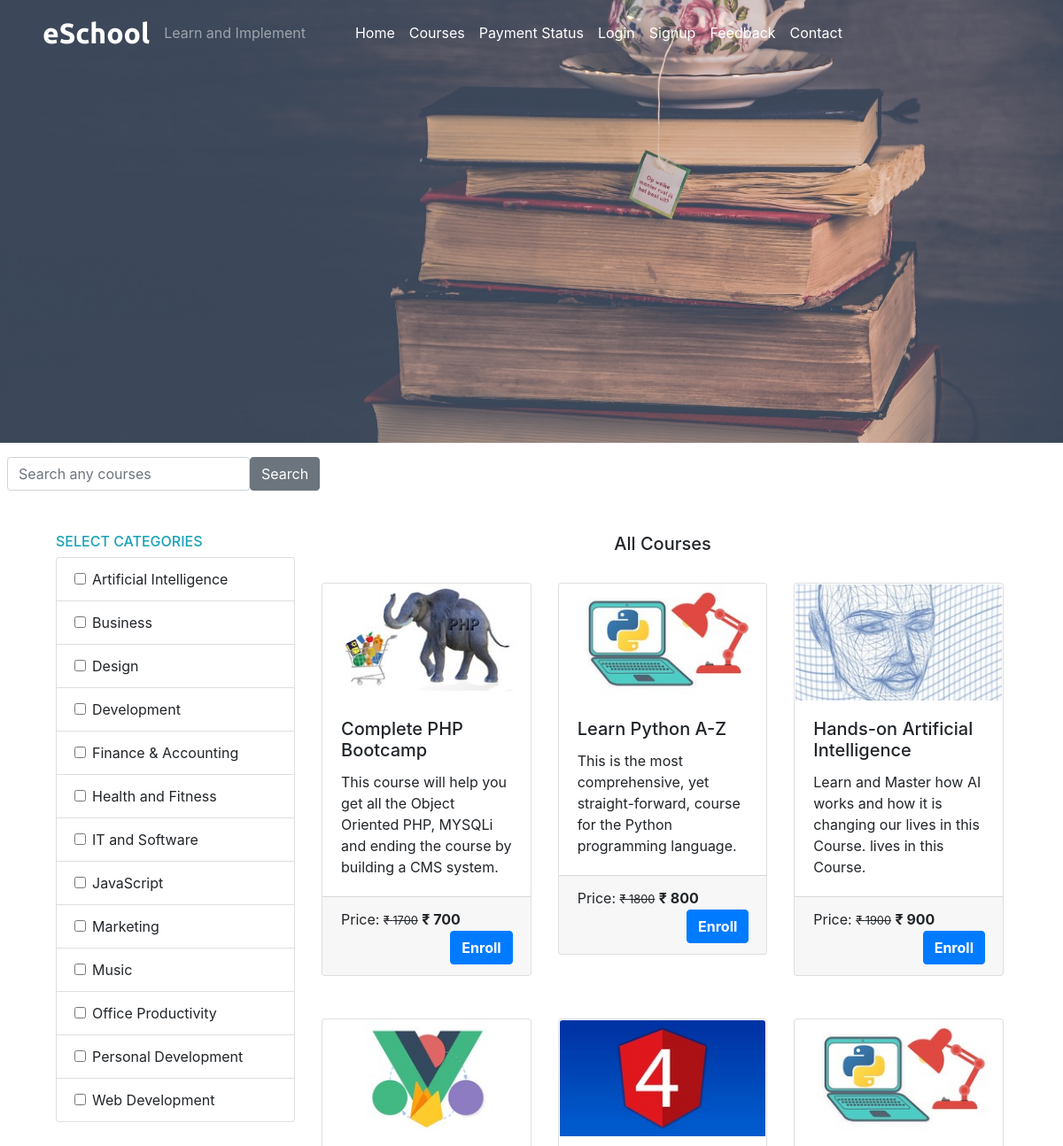
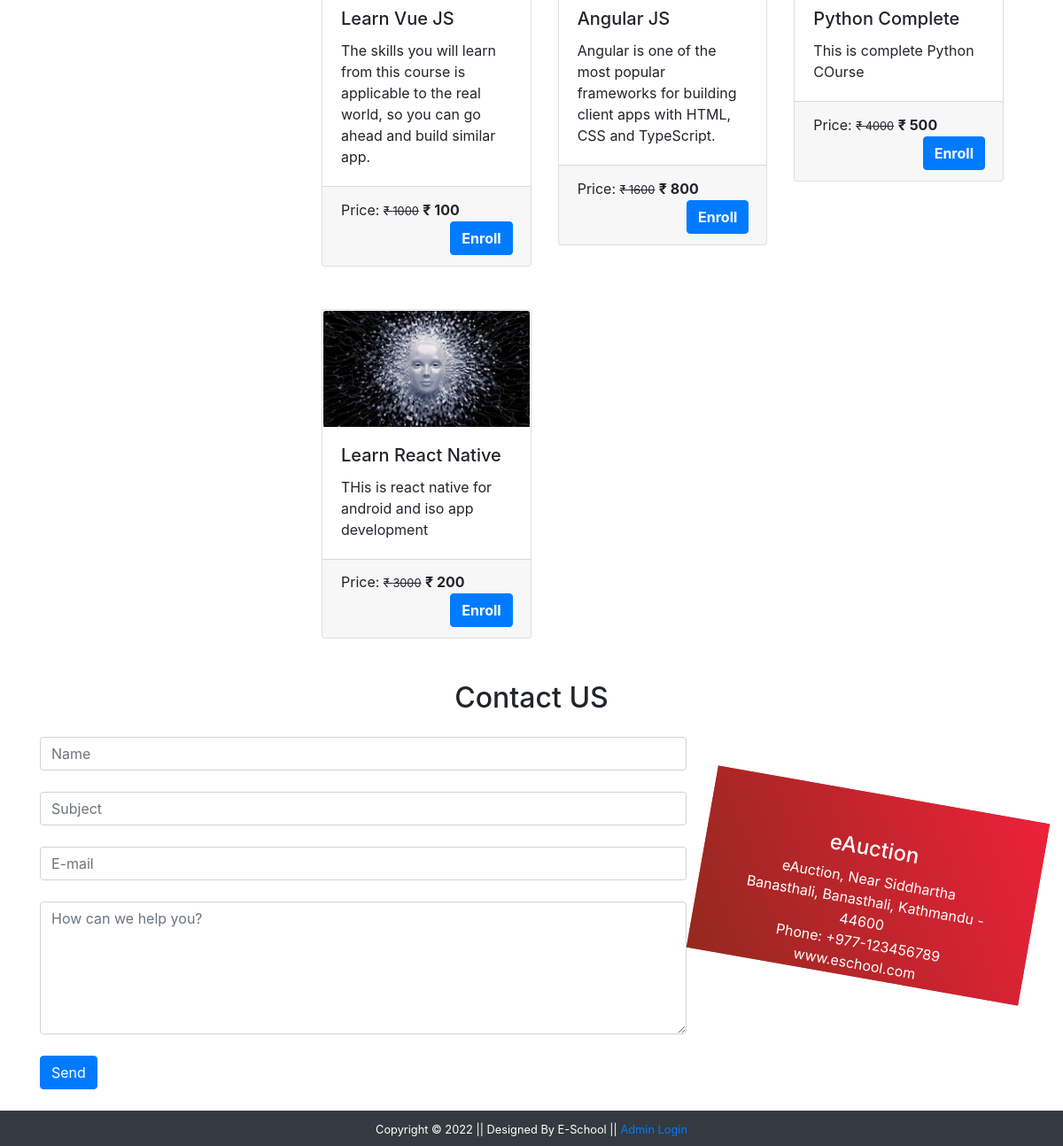
/courses.php, run on the app's committed database (2 pictures, top to bottom).
### tables this page shows
CREATE TABLE `course` (
  `course_id` int(11) NOT NULL,
  `cid` int(11) NOT NULL,
  `course_name` text NOT NULL,
  `course_desc` text NOT NULL,
  `course_author` varchar(255) NOT NULL,
  `course_img` text NOT NULL,
  `course_duration` text NOT NULL,
  `course_price` int(11) NOT NULL,
  `course_original_price` int(11) NOT NULL,
  `course_tags` varchar(200) NOT NULL
);

### courses.php (the view, shortened to what this page needs)
<?php
  include('./mainInclude/header.php');
?>
<div class="container-fluid bg-dark">
    <div class="row">
        <img src="./image/coursebanner.jpg" alt="courses"
            style="height:500px; width:100%; object-fit:cover; box-shadow:10px;" />
    </div>
</div>
<div class="mt-3 mx-auto">
    <form action="index.php" method="POST">
        <li class="nav-item d-inline-flex align-items-center justify-content-between mb-lg-0 mb-3">
            <div class="pl-2"><input class="form-control" onkeyup="myFunction()" id="myFilter" type="text" name="search"
                    placeholder="Search any courses"></div>
            <button type="submit" class="btn btn-outline-secondary form-check-label active btn-secondary"
                name="searchh">Search</button>
        </li>
    </form>
</div>
<div class="container-fluid mt-5">
    <div class="row">
        <div class="col-md-3 ml-5">
            <h6 class="text-info">SELECT CATEGORIES</h6>
            <ul class="list-group">
                <?php
                $sql="SELECT DISTINCT cName FROM category ORDER BY cName";
                $result=$conn->query($sql);
                while($row=$result->fetch_assoc()){
                ?>
                <li class="list-group-item">
                    <div class="form-check">
                        <label class="form-check-label">
                            <input type="checkbox" class="form-check-input course_check" value="<?= $row['cName']?>"
                                id="course"><?=$row['cName'];?>
                        </label>
                    </div>
                </li>
                <?php }  ?>
            </ul>
        </div>
        <div class="col-md-8">
            <h5 class="text-center" id="textChange">All Courses</h5>
            <div class="row" id="results">
                <?php
                    $sql = "SELECT * FROM course";
                    $result = $conn->query($sql);
                    if($result->num_rows > 0){
                      while($row = $result->fetch_assoc()){
                          $course_id = $row['course_id'];
                            echo '
                                <div class="col-sm-4 mb-4">
                                    <a href="coursedetails.php?course_id='.$course_id.'" class="btn" style="text-align: left; padding:0px;"><div class="card">
                                      <img src="'.str_replace('..', '.', $row['course_img']).'" class="card-img-top" alt="Guitar" />
                                      <div class="card-body">
                                        <h5 class="card-title">'.$row['course_name'].'</h5>
                                        <p class="card-text">'.$row['course_desc'].'</p>
                                      </div>
                                      <div class="card-footer">
                                        <p class="card-text d-inline">Price: <small><del>&#8377 '.$row['course_original_price'].'</del></small> <span class="font-weight-bolder">&#8377 '.$row['course_price'].'<span></p> <a class="btn btn-primary text-white font-weight-bolder float-right" href="coursedetails.php?course_id='.$course_id.'">Enroll</a>
                                      </div>
                                    </div> </a>
                                </div>
                                ';
                              }
                            }
                ?>
            </div>
        </div>
    </div>
</div>
<?php
  include('./contact.php');
?>
<?php
  include('./mainInclude/footer.php');
?>

### data on the page
course: course_img (picture), course_name "Complete PHP Bootcamp", course_desc "This course will help you get all the Object Oriented PHP, MYSQLi and ending the course by building a CMS system.", course_original_price "1700", course_price "700"
course: course_img (picture), course_name "Learn Python A-Z", course_desc "This is the most comprehensive, yet straight-forward, course for the Python programming language.", course_original_price "1800", course_price "800"
course: course_img (picture), course_name "Hands-on Artificial Intelligence", course_desc "Learn and Master how AI works and how it is changing our lives in this Course. lives in this Course.", course_original_price "1900", course_price "900"
course: course_img (picture), course_name "Learn Vue JS", course_desc "The skills you will learn from this course is applicable to the real world, so you can go ahead and build similar app.", course_original_price "1000", course_price "100"
course: course_img (picture), course_name "Angular JS", course_desc "Angular is one of the most popular frameworks for building client apps with HTML, CSS and TypeScript.", course_original_price "1600", course_price "800"
course: course_img (picture), course_name "Python Complete", course_desc "This is complete Python COurse", course_original_price "4000", course_price "500"
course: course_img (picture), course_name "Learn React Native", course_desc "THis is react native for android and iso app development", course_original_price "3000", course_price "200"

### other printed values
$row['cName'] "Artificial Intelligence"
$row['cName'] "Business"
$row['cName'] "Design"
$row['cName'] "Development"
$row['cName'] "Finance & Accounting"
$row['cName'] "Health and Fitness"
$row['cName'] "IT and Software"
$row['cName'] "JavaScript"
$row['cName'] "Marketing"
$row['cName'] "Music"
$row['cName'] "Office Productivity"
$row['cName'] "Personal Development"
$row['cName'] "Web Development"
